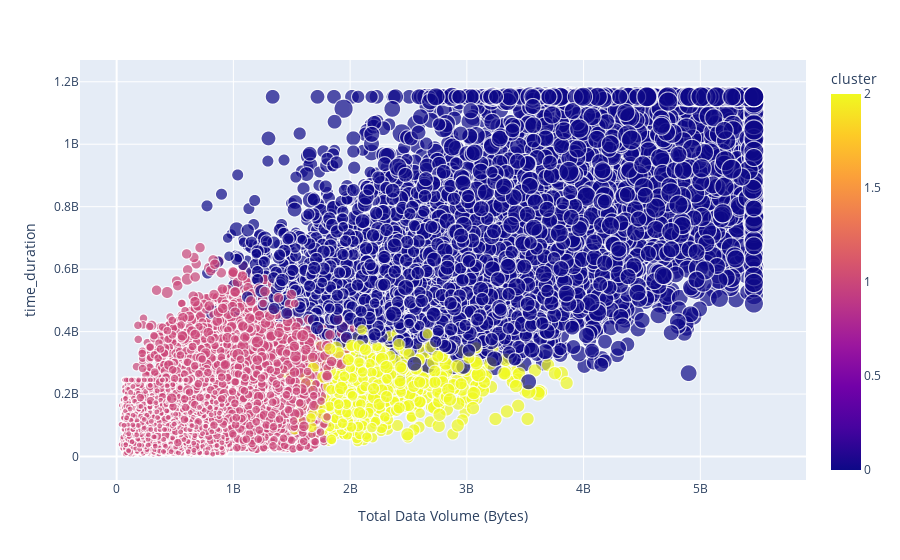

Here is the notebook cell this chart was saved with:
### Code cell
fig = px.scatter(user_engagements, x='Total Data Volume (Bytes)', y="time_duration", color='cluster', size='user_sessions')
fig.show()

### Figure 1 — Plotly figure (JSON) as saved in the notebook; plotly's stock layout.template omitted (floating-point values rounded to 4 significant figures; data arrays with more than 128 entries replaced by an {"elided": "..."} marker saying what was removed)
{"data": [{"hovertemplate": "Total Data Volume (Bytes)=%{x}<br>time_duration=%{y}<br>user_sessions=%{marker.size}<br>cluster=%{marker.color}<extra></extra>", "legendgroup": "", "marker": {"color": {"elided": "34910 int values"}, "coloraxis": "coloraxis", "size": {"elided": "34910 int values"}, "sizemode": "area", "sizeref": 0.0275, "symbol": "circle"}, "mode": "markers", "name": "", "showlegend": false, "type": "scattergl", "x": {"elided": "34910 float values"}, "xaxis": "x", "y": {"elided": "34910 int values"}, "yaxis": "y"}], "layout": {"coloraxis": {"colorbar": {"title": {"text": "cluster"}}, "colorscale": [[0, "#0d0887"], [0.1111, "#46039f"], [0.2222, "#7201a8"], [0.3333, "#9c179e"], [0.4444, "#bd3786"], [0.5556, "#d8576b"], [0.6667, "#ed7953"], [0.7778, "#fb9f3a"], [0.8889, "#fdca26"], [1, "#f0f921"]]}, "legend": {"itemsizing": "constant", "tracegroupgap": 0}, "margin": {"t": 60}, "xaxis": {"anchor": "y", "domain": [0, 1], "title": {"text": "Total Data Volume (Bytes)"}}, "yaxis": {"anchor": "x", "domain": [0, 1], "title": {"text": "time_duration"}}}}
